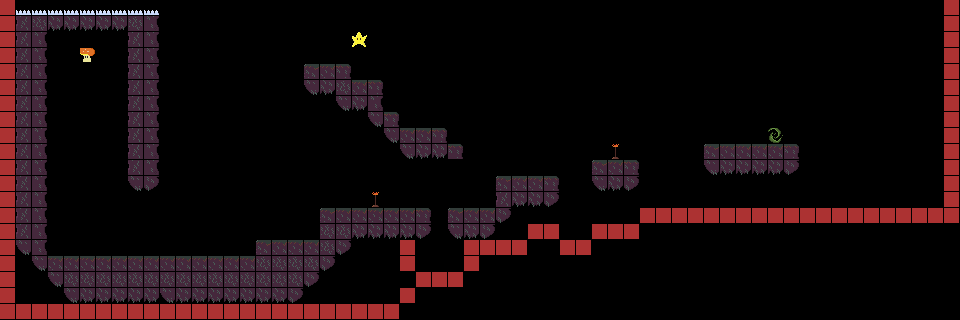

This is a level from a 2D game, rendered from its Tiled map with the project's own tilesets. A one-line summary and the map file follow, with tile-layer data summarised:
An orthogonal 60x20 tile map with 16x16 px tiles, 6 tile layers (terrain, interactibles, collectibles, player, ...).

<map version="1.9" tiledversion="1.9.2" orientation="orthogonal" renderorder="right-down" width="60" height="20" tilewidth="16" tileheight="16" infinite="0" nextlayerid="7" nextobjectid="1">
 <editorsettings>
  <export target="level1.lua" format="lua" />
 </editorsettings>
 <tileset firstgid="1" source="../tilesheet.tsx" />
 <layer id="1" name="terrain" width="60" height="20">
  <data>[1200 cells, 182 non-empty, 9 distinct tile ids]</data>
 </layer>
 <layer id="2" name="interactibles" width="60" height="20">
  <data>[1200 cells, 0 non-empty, 0 distinct tile ids]</data>
 </layer>
 <layer id="3" name="collectibles" width="60" height="20">
  <data>[1200 cells, 2 non-empty, 2 distinct tile ids]</data>
 </layer>
 <layer id="4" name="player" width="60" height="20">
  <data>[1200 cells, 1 non-empty, 1 distinct tile ids]</data>
 </layer>
 <layer id="5" name="spikes" width="60" height="20">
  <data>[1200 cells, 104 non-empty, 2 distinct tile ids]</data>
 </layer>
 <layer id="6" name="checkpoints" width="60" height="20">
  <data>[1200 cells, 2 non-empty, 1 distinct tile ids]</data>
 </layer>
</map>
